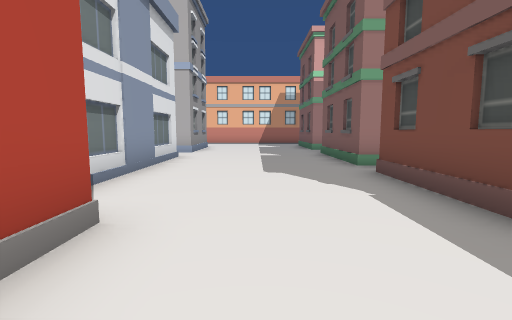
View 1 (above)

20 first-person views from a walk through a 3-D level made in the Unity game engine. The camera is 1.5 m above the floor, tilts 6° down and sees 85° across. The floor is counted in squares, 2 m on a side. Each view is taken from the middle of a square. On the plan, view 1 faces up. The plan holds only what a view shows up to about 10 squares ahead; the rest is blank. The place goes on beyond the plan. The player character is not drawn.

View 2
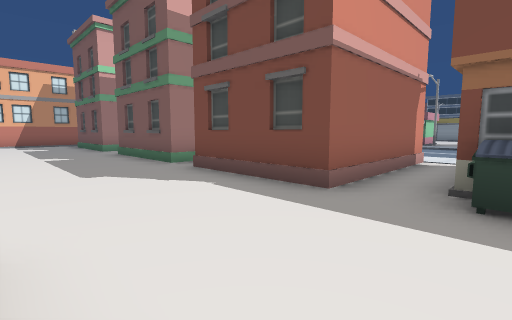

View 3
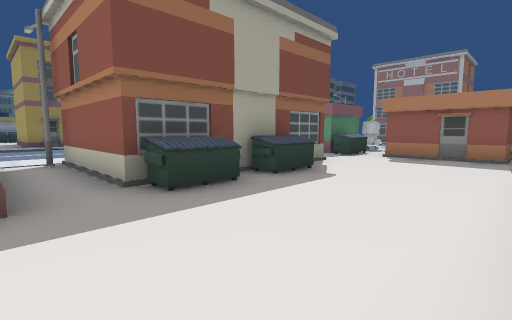

View 4
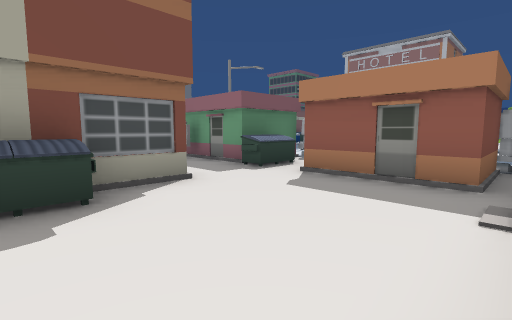

View 5
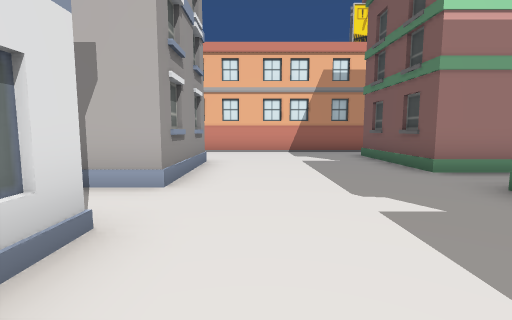

View 6
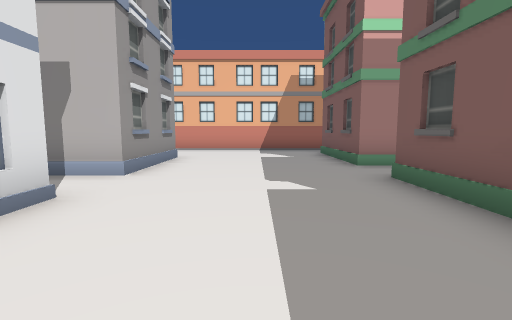

View 7
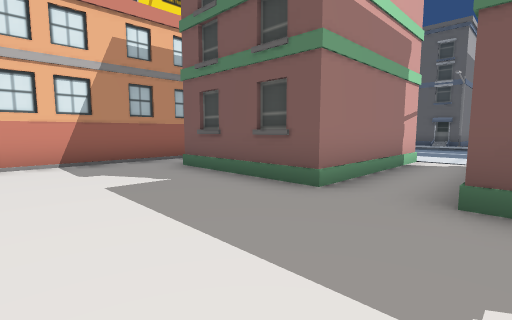

View 8
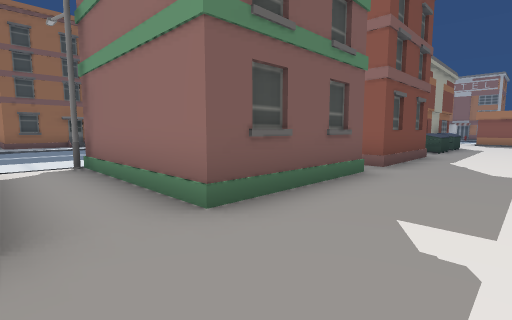

View 9
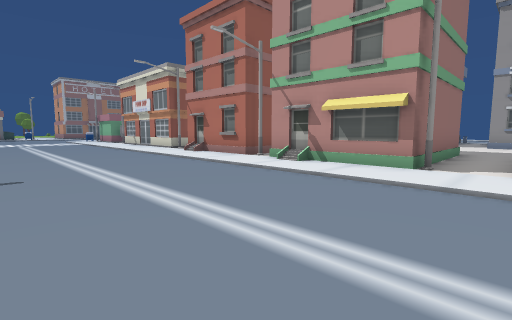

View 10
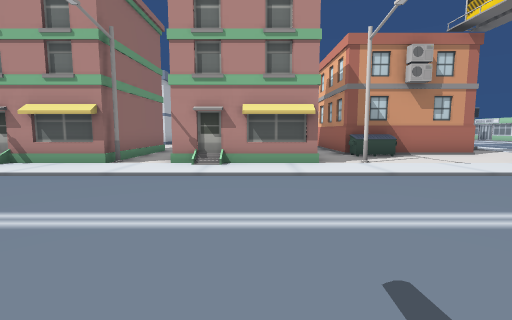

View 11
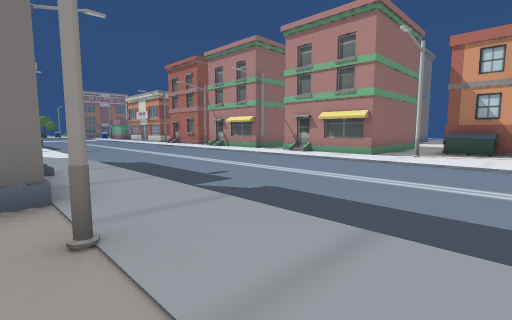

View 12
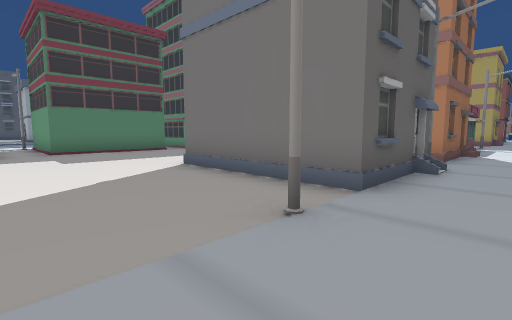

View 13
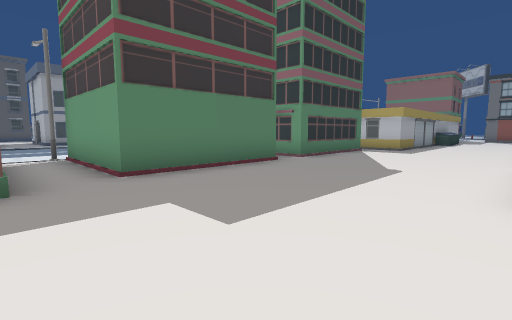

View 14
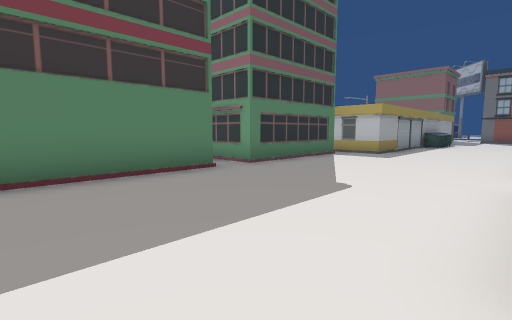

View 15
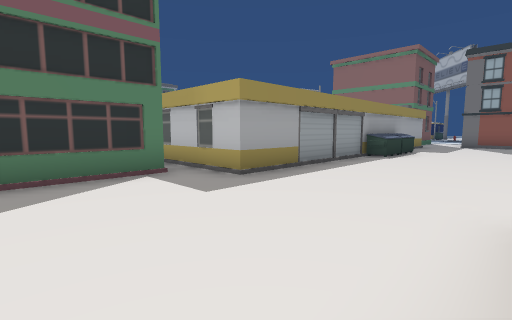

View 16
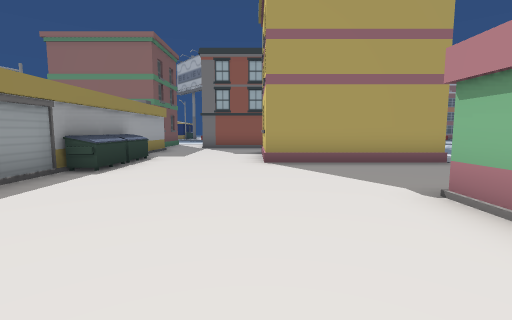

View 17
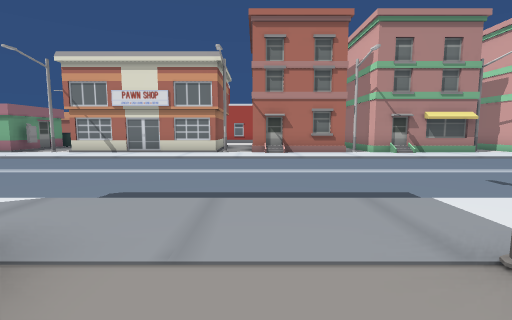

View 18
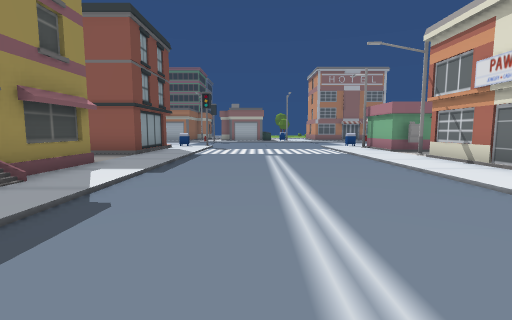

View 19
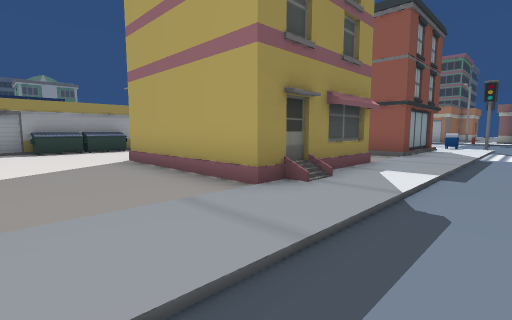

View 20
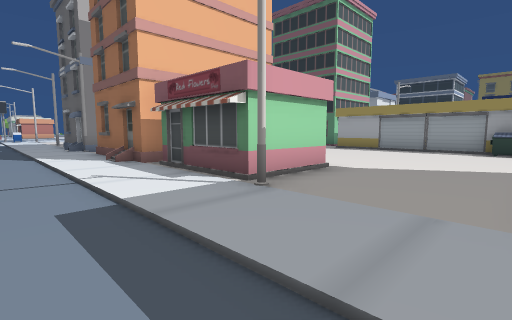

### Floor plan
Key: @ floor where view 1 was taken; # wall or solid block; x gap in a wall; . floor; / step, stairs or slope; O other object.
Columns run from 4 left of view 1 to 25 right of it. Each row starts with its distance up from view 1.
 18         #.../..../.........O
 17         OO../..../............
 16  ########.O./..../.O........##
 15   ........../..../..........#
 14   ..... ###./..../.####O....#
 13   .....   #./..../.#   .....O
 12   O...O   #//..../.#   .......
 11   .....####./..../.O   .....O#
 10 ##........O./..../.O   .....##
  9  ......####./..../.#   .....#
  8   .....   #./....//#   .....#
  7   O...O   #//..../.#   ......
  6   .....# ##./..../.#  .....#
  5   .....###O./..../.O #.....#
  4   O....   O./..../.###.....#
  3   .....   #//..../.O.......#
  2    ....####./..../........O#
  1    O......O./..../........O#
  0    .@.O#  #./....//####...O#
 -1    ....#  #./....//#   ....#
 -2    ...O#  #./..../.#   O...#
 -3    ....#  #./..../.#   ....#
 -4    ....#  O./..../..       O
 -5    /..... O./..../.##
 -6    .OO.O.Ox./..../.#
 -7        O###./..../.#

Positions as (right, up) in squares from view 1, and headings:
1: (0, 0), facing up
2: (-1, 0), facing up-right
3: (-1, 2), facing down-right
4: (-1, -2), facing down-right
5: (-1, 6), facing up
6: (0, 5), facing up
7: (-1, 9), facing up-right
8: (0, 11), facing down-right
9: (12, 11), facing down-left
10: (13, 13), facing left
11: (15, 18), facing down-left
12: (13, 18), facing down-right
13: (19, 18), facing down-right
14: (19, 16), facing down-right
15: (19, 10), facing down-right
16: (19, 7), facing down
17: (16, 2), facing left
18: (11, 3), facing down
19: (12, 3), facing down-right
20: (12, 1), facing up-right
